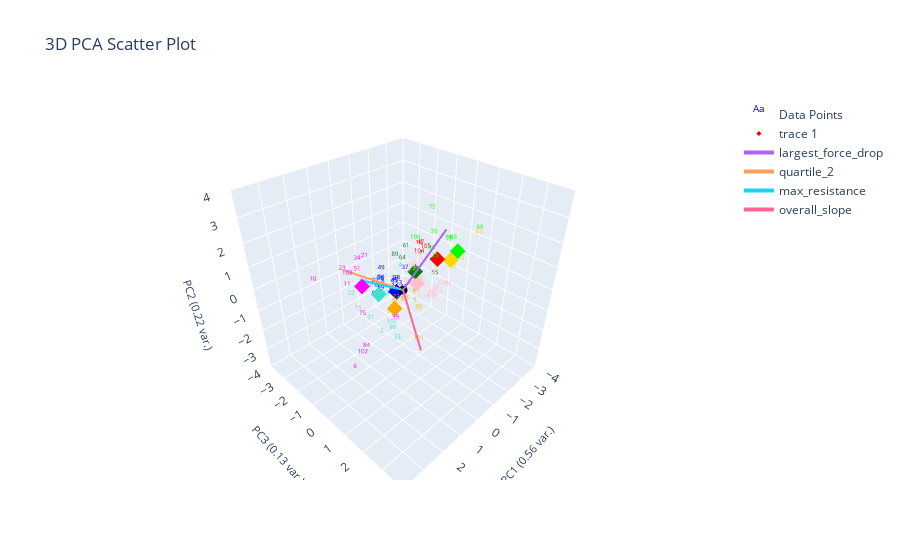

Write notebook code for a chart like this one.
### Markdown cell above
### Plot Un-corrected Labeling

### Code cell
plotting.plot_clusters_seperately(pseudo_labeled_data[f'pseudo_{ylabel_name}_nums'],
                                  curve_data, ylabel_name, cluster_category_names=list(ylabel_to_cluster_num.keys()),
                                  pseudo_corrections=marions_labeled_data)
plotting.plot_pca(pseudo_labeled_data, pseudo_labeled_data[f'pseudo_{ylabel_name}_nums'], graph_title="Clustering Un-corrected Pseudo Labeled Data", num_pc=3, ylabel_name=ylabel_name, centroids=label_centroids)

### Figure 1 — Plotly figure (JSON) as saved in the notebook; plotly's stock layout.template omitted (floating-point values rounded to 4 significant figures)
{"data": [{"mode": "text", "name": "Data Points", "text": ["0", "1", "2", "3", "4", "5", "6", "7", "8", "9", "10", "11", "12", "13", "14", "15", "16", "17", "18", "19", "20", "21", "22", "23", "24", "25", "26", "27", "28", "29", "30", "31", "32", "33", "34", "35", "36", "37", "38", "39", "40", "41", "42", "43", "44", "45", "46", "47", "48", "49", "50", "51", "52", "53", "54", "55", "56", "57", "58", "59", "60", "61", "62", "63", "64", "65", "66", "67", "68", "69", "70", "71", "72", "73", "74", "75", "76", "77", "78", "79", "80", "81", "82", "83", "84", "85", "86", "87", "88", "89", "90", "91", "92", "93", "94", "95", "96", "97", "98", "99", "100", "101", "102", "103", "104", "105", "106", "107", "108", "109"], "textfont": {"color": ["blue", "turquoise", "turquoise", "blue", "turquoise", "pink", "magenta", "green", "blue", "orange", "magenta", "magenta", "pink", "pink", "pink", "turquoise", "turquoise", "orange", "red", "blue", "pink", "magenta", "turquoise", "magenta", "pink", "lime", "blue", "pink", "blue", "pink", "pink", "turquoise", "turquoise", "turquoise", "magenta", "lime", "pink", "blue", "pink", "orange", "blue", "blue", "pink", "gold", "red", "blue", "turquoise", "red", "gold", "blue", "turquoise", "magenta", "blue", "blue", "orange", "green", "pink", "pink", "blue", "blue", "pink", "green", "turquoise", "orange", "green", "pink", "blue", "pink", "magenta", "lime", "pink", "lime", "lime", "orange", "gold", "magenta", "lime", "turquoise", "pink", "pink", "pink", "blue", "blue", "blue", "magenta", "orange", "lime", "pink", "lime", "green", "pink", "blue", "orange", "turquoise", "blue", "pink", "pink", "pink", "turquoise", "magenta", "lime", "orange", "magenta", "magenta", "red", "red", "magenta", "turquoise", "pink", "pink"], "size": 6}, "type": "scatter3d", "x": [0.1069, 1.307, 1.882, 0.08855, 0.1008, -0.6943, 3.87, -1.034, 0.4724, -0.4262, 2.762, 1.729, -0.3949, -1.295, -1.42, 2.074, 1.085, 1.094, -0.9038, -0.4543, -0.5015, 1.804, 1.823, 1.687, -1.783, -0.4885, 0.0483, -0.4145, 0.02365, -0.7049, -0.4225, 1.924, 0.4827, 1.499, 1.618, -1.089, -0.7688, -0.2397, -1.963, -0.2933, 0.1374, -0.3212, -0.3019, -3.082, -1.314, 0.1456, 0.9788, -0.8244, -2.432, 0.5851, 1.229, 1.276, 1.129, -0.3161, -0.01291, -1.77, -0.5497, -2.218, 0.4914, 0.4707, -0.407, -0.3469, 1.051, -0.1375, -0.5366, -1.339, 0.6556, -0.5769, 4.05, -2.959, -0.5886, -1.428, -0.7535, 0.3433, -2.591, 1.989, -1.665, 1.377, -1.778, -1.57, -2.445, 0.1057, 0.6571, 0.1911, 2.927, -0.5929, -1.864, -1.497, -1.073, -0.04769, -1.698, 0.7771, 0.4929, 0.9513, 0.4256, -1.23, -1.731, -2.042, 1.327, 1.722, 0.07606, 0.7614, 3.255, 1.86, -0.686, -0.7266, 4.537, 1.151, -1.634, -2.227], "y": [-0.3217, -1.092, 0.8114, -0.4891, -0.04487, -0.2108, 1.757, -0.06899, -0.6168, 0.2196, -1.781, -1.206, 0.1211, 0.1148, -0.06085, -0.1794, -1.021, 0.434, -0.06642, -0.3913, 0.2022, -0.02612, -0.8546, -1.47, -0.101, 1.096, -0.4017, -0.1758, -0.3249, 0.1301, -0.28, 0.2715, -0.7751, 1.211, -0.6311, 0.4924, -0.06998, -0.139, -0.03722, 0.5477, -0.5293, -0.3256, 0.06793, 1.041, 0.5325, -0.3413, -0.8067, 0.09092, 0.4368, -0.5642, -0.8624, -1.137, -1.039, -0.5625, 0.01858, 0.05406, -0.02932, 0.001082, -0.7294, -0.746, 0.08153, -0.2207, -0.2888, -0.006126, -0.5709, -0.2569, -0.698, 0.07507, 0.6598, 1.166, 0.2023, 0.8667, 0.644, -0.02338, 0.6881, -0.05514, 0.7491, -0.6334, -0.0221, 0.009237, 0.2127, -0.5233, -0.8509, -0.3494, 1.216, 0.126, 0.789, -0.1742, 0.434, -0.4761, 0.05313, -0.7736, 0.05466, 0.04478, -0.7669, -0.2994, 0.04439, 0.09518, 0.7953, 1.372, 0.6741, 1.556, 1.418, -0.9399, 0.1623, 0.4409, 3.389, 0.5832, 0.03448, 0.1501], "z": [-0.6298, 0.2749, -0.7333, -0.2756, 0.7944, -0.01294, -0.3933, 0.8306, -0.009526, -0.9477, 0.6396, 0.1925, 0.4979, -0.9567, -1.409, -0.1692, 0.05834, -0.5477, 1.333, -0.8494, -0.06852, 1.978, -0.002634, 0.7371, -1.411, 1.458, 0.008778, 0.2586, 0.06869, -0.9685, -0.2294, -0.4291, 0.07809, -1.037, 1.527, 1.947, 0.3321, 0.4983, -1.277, -1.049, -0.6626, -0.5362, -0.1365, 1.344, 0.8022, -0.01286, -0.04236, 1.456, -0.1739, 0.6712, 0.2719, 0.6758, -0.3115, -0.4576, -0.7809, -0.3738, -0.6513, -1.714, 0.0766, -0.3951, 0.7003, 1.369, -0.09368, -0.792, 0.6089, -0.6324, -0.1525, 0.577, 0.1276, 1.665, 0.9449, 1.714, 3.089, -0.5348, 0.2207, -0.3941, 1.513, 0.0622, -1.382, -1.388, -1.187, -0.5771, -0.007015, -0.3523, -0.4909, -0.6358, 1.521, -0.9787, 1.249, 1.012, -0.34, -0.5163, -0.5763, 0.01131, 0.06975, -0.618, -1.45, -1.35, -0.9446, 0.1143, 2.253, -1.328, -0.4159, 0.8676, 1.154, 1.461, -0.8462, -0.9081, -1.498, -1.07]}, {"marker": {"color": ["red", "gold", "blue", "green", "pink", "turquoise", "orange", "lime", "magenta"], "size": 4, "symbol": "diamond"}, "mode": "markers", "type": "scatter3d", "x": [-1.494, -1.93, -0.008318, -0.8729, -0.8532, 1.015, 0.4929, -1.785, 1.868], "y": [0.3497, 0.6517, -0.3696, -0.2115, -0.09603, -0.2438, 0.05466, 1.068, -0.1257], "z": [0.8758, 0.7699, -0.2696, 0.3358, -0.1471, 0.1978, -0.5763, 1.401, 1.025]}, {"marker": {"color": "black", "size": 3}, "mode": "markers", "name": "Origin", "showlegend": false, "type": "scatter3d", "x": [0], "y": [0], "z": [0]}, {"line": {"width": 4}, "mode": "lines+text", "name": "largest_force_drop", "textposition": "top center", "type": "scatter3d", "x": [0, -1.041], "y": [0, 1.08], "z": [0, 2.579]}, {"line": {"width": 4}, "mode": "lines+text", "name": "quartile_2", "textposition": "top center", "type": "scatter3d", "x": [0, 1.627], "y": [0, -1.362], "z": [0, 0.9962]}, {"line": {"width": 4}, "mode": "lines+text", "name": "max_resistance", "textposition": "top center", "type": "scatter3d", "x": [0, 1.662], "y": [0, -0.3021], "z": [0, 1.073]}, {"line": {"width": 4}, "mode": "lines+text", "name": "overall_slope", "textposition": "top center", "type": "scatter3d", "x": [0, 1.583], "y": [0, 2.427], "z": [0, -0.4547]}], "layout": {"autosize": true, "scene": {"aspectmode": "cube", "xaxis": {"range": [-4, 4], "title": {"font": {"size": 11}, "text": "PC1 (0.56 var.)"}}, "yaxis": {"range": [-4, 4], "title": {"font": {"size": 11}, "text": "PC3 (0.13 var.)"}}, "zaxis": {"range": [-4, 4], "title": {"font": {"size": 11}, "text": "PC2 (0.22 var.)"}}}, "title": {"text": "3D PCA Scatter Plot"}}}
